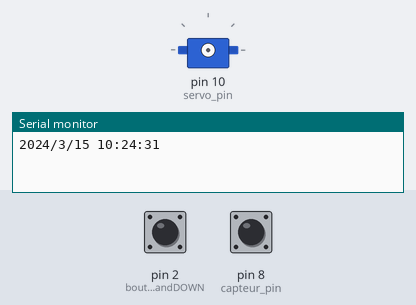
This sketch was run on a simulated Arduino Uno, built with avr-gcc and run on an emulated ATmega328P. On the bench: servo, the last lines printed to the serial monitor. The inputs (shaded band) are chosen by the test bench; at power-on: pin 2 (bouton_UPandDOWN) HIGH, pin 8 (capteur_pin) HIGH. The local clock reads 2024-03-15 10:24:30 at power-on unless the sketch sets it.

Above: at 2.2 s.
2.3 s: pin 2 (bouton_UPandDOWN) pulled LOW for 0.15 s
3.9 s: pin 8 (capteur_pin) pulled LOW for 0.15 s
At 4.8 s:
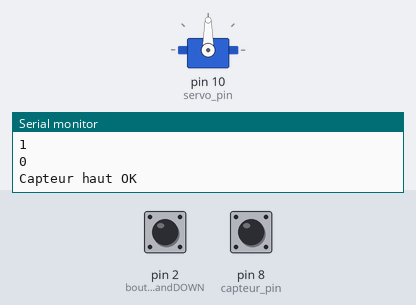
5.5 s: pin 2 (bouton_UPandDOWN) pulled LOW for 1 s
At 6.6 s:
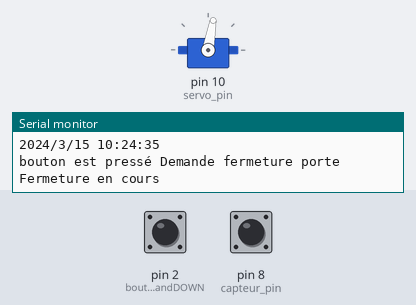
9.5 s: pin 2 (bouton_UPandDOWN) pulled LOW for 3.2 s
14.2 s: pin 8 (capteur_pin) pulled LOW for 1 s
At 15.0 s:
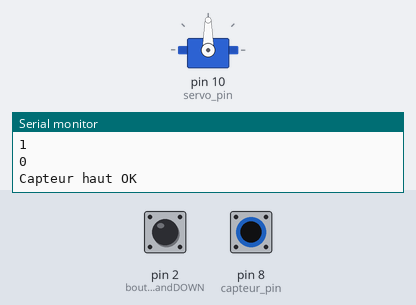
Timing chart, 0 to 17.2 s (numbered marks = the images above; inputs shaded):
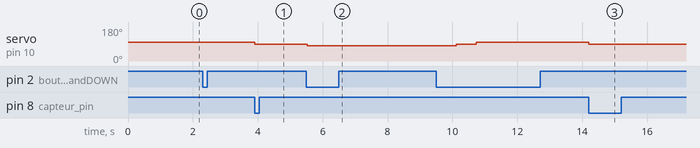

Measured:
- after the input at 3.9 s, servo on pin 10 (servo_pin): 100° → 90° at once
- after the input at 5.5 s, servo on pin 10 (servo_pin): 90° → 80° at once
- after the input at 14.2 s, servo on pin 10 (servo_pin): 100° → 90° at once

The sketch:

chicken_controller_arduino_nano_02-2.ino
```cpp
// leresteux.net avec 123piano.com / 2022
/******************* Hardware **************************/
/*
    arduino uno / nano
    capteur hall
    servo continu
    clock DS3231
    1
*/
/******************* Librairies **************************/
/*
    Servo
    Chrono
    RTClib (https://microcontrollerslab.com/ds3231-rtc-module-pinout-interfacing-with-arduino-features/) en IIC
*/


// INCLUDE CHRONO LIBRARY : http://github.com/SofaPirate/Chrono
#include <Chrono.h>

Chrono horloge_Chrono;
Chrono porte_Chrono;

// Date and time functions using a DS3231 RTC connected via I2C and Wire lib
#include "RTClib.h"
RTC_DS3231 rtc;

//servomoteur continu
#include <Servo.h>
Servo servo_porte;
/******************* définitions des pins ************************************/
const byte capteur_pin = 8;     // capteur fin de course bas de la porte (D0 sur esp8266)
const byte bouton_UPandDOWN = 2;
const byte servo_pin = 10;
/*************************** configuration ********************************************/
const int heure_ouverture = 6;
const int minute_ouverture = 30;

const int heure_fermeture = 22;
const int minute_fermeture = 30;

const int temps_porte_max = 10000; // temps ouverture maximum en millisecondes, si dépassé, on arrête le moteur
const int temps_porte_descend = 4500; // temps fermeture maximum en millisecondes, si dépassé, on arrête le moteur


/*************************** variables ***************************************/

bool etat_porte = 0;
bool etat_capteur = 0;

const byte servo_vitesse_up = 100;//ok
const byte servo_vitesse_down = 80;//ok
const byte servo_vitesse_pause = 90;

byte heure_maintenant;
byte  minute_maintenant;

/*************************** setUp ***************************************/
void setup() {

  Serial.begin(9600);

  pinMode(capteur_pin, INPUT_PULLUP);
  pinMode(bouton_UPandDOWN, INPUT_PULLUP);


  delay(1000);

  // utiliser ce bloc pour ajuster l'heure :
  if (! rtc.begin()) {
    Serial.println("Couldn't find RTC");
    Serial.flush();

  } else {
    serial_date();
  }

  /*** reglage heure ***/
  // s'écrit ainsi rtc.adjust(DateTime(année, mois, jour, heure, minute, second));
  // rtc.adjust(DateTime(2022, 5, 29, 18, 00, 00));

}

void loop() {

  // code de test de la porte:
  /*
    while (1)
    {
      porte_monte();
      delay(2000);
      servo_porte.write(servo_vitesse_pause);
      delay(2000);
          porte_descend();
      delay(2000);
          servo_porte.write(servo_vitesse_pause);
      delay(2000);

    }

  */
  btn();

  //*** toutes les 30 secondes, on check l'horloge
  if (horloge_Chrono.hasPassed(5000) ) {
    horloge_Chrono.restart();  // restart the crono so that it triggers again later
    horloge();
  }


  delay(100);

}

void btn () {
  if ( digitalRead(bouton_UPandDOWN) == LOW ) {
    Serial.print("bouton est pressé ");
    //si la porte est ouverte elle se ferme
    if (etat_porte == 0) {
      porte_monte();
    }
    // si fermée elle s'ouvre
    else if (etat_porte == 1) {
      porte_descend();
    }
  }
}
void porte_monte() {

  Serial.println("Demande ouverture porte");

  if (digitalRead(capteur_pin) == LOW) {
    Serial.println("Porte déjà OUVERTE");
  } else {
    porte_Chrono.restart();  // restart the crono so that it triggers again later
    servo_porte.attach(servo_pin); // D5 sur esp

    // tant que le capteur_pin haut n'est pas proche d'un aimant, faire tourner le moteur
    while (1) {

      //Serial.println("capteur_pin haut inactif");
      servo_porte.write(servo_vitesse_up);
      delay(5);
      Serial.println(digitalRead(capteur_pin));

      if (digitalRead(capteur_pin) == LOW)
      {
        Serial.println("Capteur haut OK ");

        break;
      }

      if (porte_Chrono.hasPassed(temps_porte_max) ) {
        Serial.println("Capteur haut inactif depuis trop longtemps, moteur coupé!");
        porte_Chrono.restart();  // restart the crono so that it triggers again later
        break;
      }

    }

    servo_porte.write(servo_vitesse_pause);
    etat_porte = 1;
    delay(500);

    servo_porte.detach();


  }
}
void porte_descend() {

  Serial.println("Demande fermeture porte");
  if (etat_porte == 0) {
    Serial.println("Porte déjà FERMEE");
  } else {
    Serial.println("Fermeture en cours");
    servo_porte.attach(servo_pin); // D5 sur esp
    servo_porte.write(90);


    porte_Chrono.restart();  // restart the crono so that it triggers again later


    // on vérifie si ça ne fait pas trop longtemps que cette porte essaie de bouger :-)
    while (1) {
      servo_porte.write(servo_vitesse_down);
      delay(5);


      if (porte_Chrono.hasPassed(temps_porte_descend) ) {
        Serial.println("Temps descend écoulé");
        porte_Chrono.restart();  // restart the crono so that it triggers again later
        break;
      }
      // frein moteur
    }
    delay(100);
    servo_porte.write(servo_vitesse_pause);
    etat_porte = 0;
    delay(500);

    servo_porte.detach();

  }
}

void horloge() {
  serial_date();
  DateTime now = rtc.now();
  heure_maintenant = now.hour();
  minute_maintenant = now.minute();
  delay(10);
  // wake up !!!! verification que la porte est bien ouverte
  if (heure_maintenant == heure_ouverture && minute_maintenant == minute_ouverture ) {
    porte_monte();
  }
  //time to sleep chickens <3 // verification que la porte est fermée
  else if ( heure_maintenant == heure_fermeture && minute_maintenant == minute_fermeture) {
    porte_descend();
  }
  //verification tout les heures piles que la porte est bien ouverte
  else if ( heure_maintenant > heure_ouverture && heure_maintenant < heure_fermeture && minute_maintenant == 00) {
    porte_monte();
  }
}
void serial_date() {
  DateTime now = rtc.now();
  Serial.print(now.year(), DEC);
  Serial.print('/');
  Serial.print(now.month(), DEC);
  Serial.print('/');
  Serial.print(now.day(), DEC);
  Serial.print(" ");
  Serial.print(now.hour(), DEC);
  Serial.print(':');
  Serial.print(now.minute(), DEC);
  Serial.print(':');
  Serial.print(now.second(), DEC);
  Serial.println();
}
/*

                                                        *&@@@@&(
                                ,@@@@@@@&@/        ,@@@@@@&@@&@@@@@
                              @@@@@(. .(@@@@@@&@@@@@&@%         *@@@@.
                             &@@@.         #@&&&@&.               *@@@&
                             @@@&                                   @&&%
                       /@@@@@@@@@                                   (&@@
                     #@@@@@@@@@@%                                   ,&@&/
                    #@@@(                                           %@@@
                    @@@@                                           &&@&(
                    @&@@                                         @&@@@.
                    #@@&,                                 ,(&@@@@@@&
                     @@@&                 *&@@@@@@@&@@&@@@@@@@@#
                     ,&@@&          ,&@@@@@@@#*,.     .*#&@@@@@&%
                      .&&@@      &@@@@@,                      .&@@@@*
                        @@@@( ,@@@@#                              /@@@@
                          &@@@@@&,      ,@%.(                        %@@@.
                           @@@@#      *@@@&#@@&                        (@@&
                          @@@@@@@,    (@@@@@@@@                          &@&,
                        #@@@@   @&*     (@@@&.                            /@&*
                      .@@@@,     @@                       /%               /@&,
                     (&@@@       *@@.                     @                 #@@
                    (&@@@@@@@@@@@@@@@@.                 *&,                  @@%
                    @@@@@@/.     &@@@@@@@.            /&&                    /@&
                                #@@@( &@@@@@@@%##%@@@@(                       @@.
                               (&@&%   @@@&,,,,,.                             &@,
                              @@&&,    &@@@                                   %&*
                             @@@@      @@@&                                   #@(
                            #@@@     .&@@@.                                   /@#
                             @@@@@&@@@@@&/                                     *
                                ,*,.#@@@,
                                   %&@@.
                                  @@@@
                                 @@@&
                               .&@@%
                                /%.
*/
```
